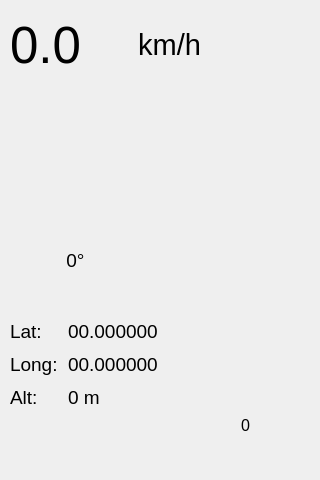
<?xml version="1.0" encoding="UTF-8"?>
<ui version="4.0">
 <class>MainWindow</class>
 <widget class="QMainWindow" name="MainWindow">
  <property name="geometry">
   <rect>
    <x>0</x>
    <y>0</y>
    <width>320</width>
    <height>480</height>
   </rect>
  </property>
  <property name="maximumSize">
   <size>
    <width>320</width>
    <height>480</height>
   </size>
  </property>
  <property name="windowTitle">
   <string>MainWindow</string>
  </property>
  <widget class="QWidget" name="centralwidget">
   <widget class="QWidget" name="horizontalLayoutWidget">
    <property name="geometry">
     <rect>
      <x>10</x>
      <y>9</y>
      <width>191</width>
      <height>71</height>
     </rect>
    </property>
    <layout class="QHBoxLayout" name="speedLayout">
     <property name="spacing">
      <number>10</number>
     </property>
     <item>
      <widget class="QLabel" name="speedText">
       <property name="font">
        <font>
         <pointsize>38</pointsize>
         <bold>false</bold>
        </font>
       </property>
       <property name="text">
        <string>0.0</string>
       </property>
      </widget>
     </item>
     <item>
      <widget class="QLabel" name="speedSuffixText">
       <property name="font">
        <font>
         <pointsize>22</pointsize>
        </font>
       </property>
       <property name="text">
        <string>km/h</string>
       </property>
       <property name="alignment">
        <set>Qt::AlignRight|Qt::AlignTrailing|Qt::AlignVCenter</set>
       </property>
      </widget>
     </item>
    </layout>
   </widget>
   <widget class="QLabel" name="coursePic">
    <property name="geometry">
     <rect>
      <x>30</x>
      <y>130</y>
      <width>92</width>
      <height>92</height>
     </rect>
    </property>
    <property name="text">
     <string/>
    </property>
    <property name="pixmap">
     <pixmap resource="Resources.qrc">:/images/locationArrow.png</pixmap>
    </property>
    <property name="scaledContents">
     <bool>true</bool>
    </property>
    <property name="alignment">
     <set>Qt::AlignCenter</set>
    </property>
   </widget>
   <widget class="QWidget" name="formLayoutWidget">
    <property name="geometry">
     <rect>
      <x>10</x>
      <y>320</y>
      <width>191</width>
      <height>124</height>
     </rect>
    </property>
    <layout class="QFormLayout" name="infoLayout">
     <property name="horizontalSpacing">
      <number>10</number>
     </property>
     <property name="verticalSpacing">
      <number>10</number>
     </property>
     <item row="0" column="0">
      <widget class="QLabel" name="latLabel">
       <property name="font">
        <font>
         <pointsize>14</pointsize>
        </font>
       </property>
       <property name="text">
        <string>Lat:</string>
       </property>
      </widget>
     </item>
     <item row="0" column="1">
      <widget class="QLabel" name="latValueText">
       <property name="font">
        <font>
         <pointsize>14</pointsize>
        </font>
       </property>
       <property name="text">
        <string>00.000000</string>
       </property>
      </widget>
     </item>
     <item row="1" column="0">
      <widget class="QLabel" name="lngLabel">
       <property name="font">
        <font>
         <pointsize>14</pointsize>
        </font>
       </property>
       <property name="text">
        <string>Long:</string>
       </property>
      </widget>
     </item>
     <item row="1" column="1">
      <widget class="QLabel" name="lngValueText">
       <property name="font">
        <font>
         <pointsize>14</pointsize>
        </font>
       </property>
       <property name="text">
        <string>00.000000</string>
       </property>
      </widget>
     </item>
     <item row="2" column="0">
      <widget class="QLabel" name="altLabel">
       <property name="font">
        <font>
         <pointsize>14</pointsize>
        </font>
       </property>
       <property name="text">
        <string>Alt:</string>
       </property>
      </widget>
     </item>
     <item row="2" column="1">
      <widget class="QLabel" name="altValueText">
       <property name="font">
        <font>
         <pointsize>14</pointsize>
        </font>
       </property>
       <property name="text">
        <string>0 m</string>
       </property>
      </widget>
     </item>
    </layout>
   </widget>
   <widget class="QLabel" name="satImage">
    <property name="enabled">
     <bool>true</bool>
    </property>
    <property name="geometry">
     <rect>
      <x>210</x>
      <y>330</y>
      <width>72</width>
      <height>72</height>
     </rect>
    </property>
    <property name="text">
     <string/>
    </property>
    <property name="pixmap">
     <pixmap resource="Resources.qrc">:/images/satellite.png</pixmap>
    </property>
    <property name="scaledContents">
     <bool>true</bool>
    </property>
   </widget>
   <widget class="QLabel" name="satText">
    <property name="geometry">
     <rect>
      <x>210</x>
      <y>410</y>
      <width>71</width>
      <height>30</height>
     </rect>
    </property>
    <property name="font">
     <font>
      <pointsize>12</pointsize>
     </font>
    </property>
    <property name="text">
     <string>0</string>
    </property>
    <property name="alignment">
     <set>Qt::AlignCenter</set>
    </property>
   </widget>
   <widget class="QLabel" name="headingText">
    <property name="geometry">
     <rect>
      <x>10</x>
      <y>250</y>
      <width>131</width>
      <height>21</height>
     </rect>
    </property>
    <property name="font">
     <font>
      <pointsize>14</pointsize>
     </font>
    </property>
    <property name="text">
     <string>0°</string>
    </property>
    <property name="alignment">
     <set>Qt::AlignCenter</set>
    </property>
   </widget>
   <widget class="QLabel" name="accValue">
    <property name="geometry">
     <rect>
      <x>260</x>
      <y>10</y>
      <width>51</width>
      <height>41</height>
     </rect>
    </property>
    <property name="font">
     <font>
      <pointsize>14</pointsize>
     </font>
    </property>
    <property name="styleSheet">
     <string notr="true"/>
    </property>
    <property name="text">
     <string/>
    </property>
   </widget>
  </widget>
 </widget>
 <resources>
  <include location="Resources.qrc"/>
 </resources>
 <connections/>
</ui>
